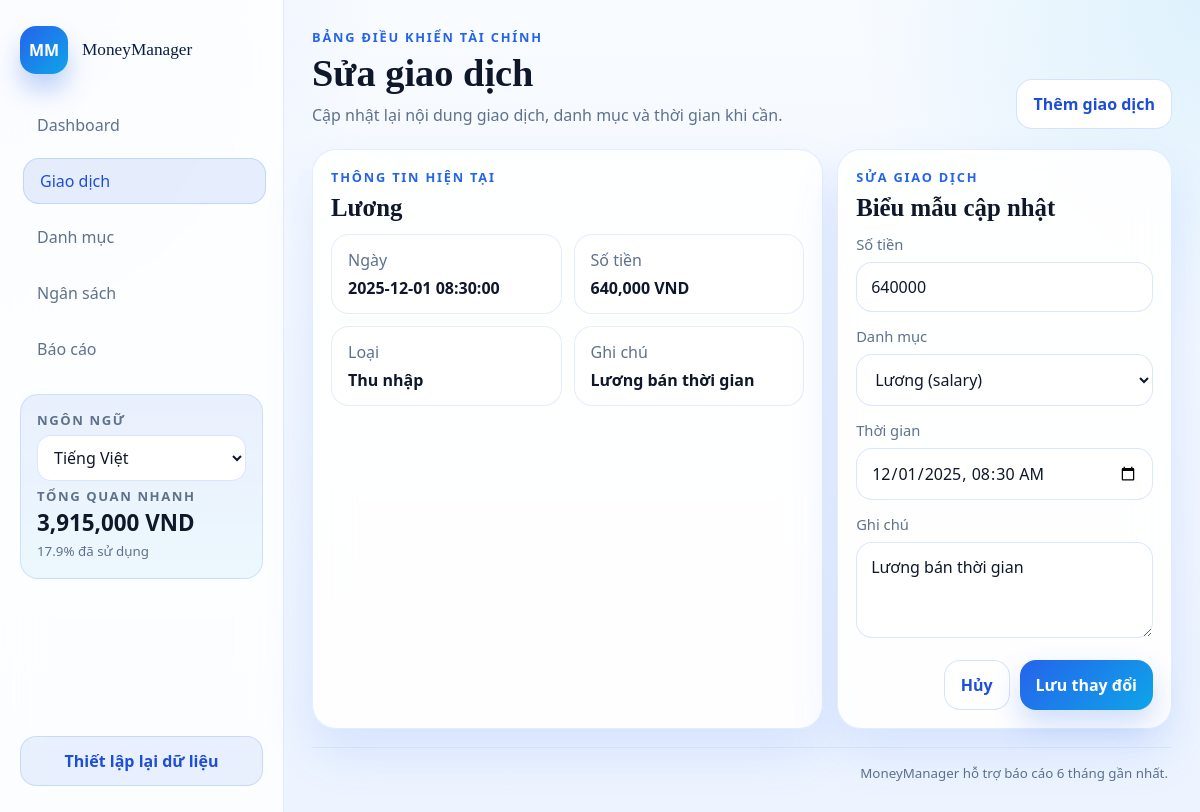
The app's page /transactions/1/edit with its own data.
### tables this page shows
CREATE TABLE categories (
            id INTEGER PRIMARY KEY AUTOINCREMENT,
            key TEXT UNIQUE NOT NULL,
            value TEXT NOT NULL,
            type INTEGER NOT NULL CHECK (type IN (0, 1)) -- 0: chi, 1: thu
        );

CREATE TABLE transactions (
        id INTEGER PRIMARY KEY AUTOINCREMENT,
        date TEXT NOT NULL,
        amount REAL NOT NULL,           -- Số dương cho thu, số âm cho chi
        category_id INTEGER NOT NULL,   -- Tham chiếu sang bảng categories
        note TEXT,
        FOREIGN KEY (category_id) REFERENCES categories (id)
        );

### app.py (the view, shortened to what this page needs)
@app.route("/transactions/<int:transaction_id>/edit", methods=["GET", "POST"])
def edit_transaction(transaction_id: int) -> str:
    transaction_row = _find_transaction(transaction_id)
    if transaction_row is None:
        flash(_flash_message("flash_transaction_not_found"), "error")
        return redirect(url_for("transactions_page"))
    categories = db_helper.get_all_categories()
    return render_template(
        "transaction_edit.html",
        **_shared_context(
            "transactions",
            t("edit_transaction_title"),
            t("edit_transaction_subtitle"),
        ),
        transaction_row=transaction_row,
        categories=categories,
    )

### app.py (called while the page is built)
def _current_language() -> str:
    language = session.get("language", "vi")
    return language if language in FILE_TRANSLATIONS else "vi"

def t(key: str) -> str:
    language = _current_language()
    return FILE_TRANSLATIONS.get(language, FILE_TRANSLATIONS.get("vi", {})).get(key, key)

@app.context_processor
def inject_language_context() -> dict[str, object]:
    return {
        "current_lang": _current_language(),
        "supported_languages": [
            {
                "code": option["code"],
                "label": t("language_vi") if option["code"] == "vi" else t("language_en"),
            }
            for option in SUPPORTED_LANGUAGES
        ],
        "t": t,
        "category_label": _category_label,
        "note_label": _note_label,
    }

def _format_money(value: float) -> str:
    return f"{value:,.0f}"

def _category_label(category_key: str, fallback: str | None = None) -> str:
    label_key = f"category_label_{category_key}"
    label = t(label_key)
    if label != label_key:
        return label
    return fallback or category_key

def _month_bounds(year: int, month: int) -> tuple[str, str]:
    start = datetime(year, month, 1, 0, 0, 0)
    end_day = calendar.monthrange(year, month)[1]
    end = datetime(year, month, end_day, 23, 59, 59)
    return start.strftime("%Y-%m-%d %H:%M:%S"), end.strftime("%Y-%m-%d %H:%M:%S")

def _find_transaction(transaction_id: int) -> dict[str, object] | None:
    return db_helper.get_transaction_by_id(transaction_id)

def _ensure_db() -> None:
    if not app.config.get("DATABASE_READY", False):
        db_helper.init_db()
        app.config["DATABASE_READY"] = True

### modulo/db_helper.py (called while the page is built)
def get_connection():
    db_dir = os.path.join(os.path.dirname(__file__), '../database')
    db_path = os.path.join(db_dir, 'finance.db')
    os.makedirs(db_dir, exist_ok=True)
    conn = sqlite3.connect(db_path)
    conn.row_factory = sqlite3.Row
    return conn

def get_all_categories():
    conn = get_connection()
    cursor = conn.cursor()
    cursor.execute('SELECT * FROM categories ORDER BY type, value')
    rows = cursor.fetchall()
    conn.close()
    return [dict(row) for row in rows]

def get_setting(key):
    conn = get_connection()
    cursor = conn.cursor()
    cursor.execute('SELECT value FROM settings WHERE key = ?', (key,))
    row = cursor.fetchone()
    conn.close()
    return row['value'] if row else None

def get_budget_limit():
    budget_str = get_setting('budget_limit')
    return float(budget_str) if budget_str else 0.0

### templates/transaction_edit.html (shortened to what this page needs)
{% extends "base.html" %}
{% block content %}
<section class="module-grid module-grid-split">
  <article class="panel panel-wide">
    <div class="panel-head">
      <div>
        <p class="panel-kicker">{{ t('current_info') }}</p>
        <h2>{{ category_label(transaction_row.category_key, transaction_row.category_name) }}</h2>
      </div>
    </div>
    <div class="edit-preview">
      <div>
        <span>{{ t('date') }}</span>
        <strong>{{ transaction_row.date }}</strong>
      </div>
      <div>
        <span>{{ t('amount') }}</span>
        <strong>{{ transaction_row.amount|abs|money }} VND</strong>
      </div>
      <div>
        <span>{{ t('type') }}</span>
        <strong>{{ t('income_type') if transaction_row.category_type == 1 else t('expense_type') }}</strong>
      </div>
      <div>
        <span>{{ t('note') }}</span>
        <strong>{{ transaction_row.note or '-' }}</strong>
      </div>
    </div>
  </article>
  <article class="panel panel-medium">
    <div class="panel-head">
      <div>
        <p class="panel-kicker">{{ t('edit_transaction') }}</p>
        <h2>{{ t('update_form') }}</h2>
      </div>
    </div>
    <form class="form-stack" action="{{ url_for('edit_transaction', transaction_id=transaction_row.id) }}" method="post">
      <label>
        <span>{{ t('amount') }}</span>
        <input type="number" name="amount" min="0" step="1000" value="{{ transaction_row.amount|abs|int }}" required>
      </label>
      <label>
        <span>{{ t('category') }}</span>
        <select name="category_id" required>
          {% for category in categories %}
            <option value="{{ category.id }}" {% if category.id == transaction_row.category_id %}selected{% endif %}>
              {{ category_label(category.key, category.value) }} ({{ category.key }})
            </option>
          {% endfor %}
        </select>
      </label>
      <label>
        <span>{{ t('time') }}</span>
        <input type="datetime-local" name="date" value="{{ transaction_row.date[:16].replace(' ', 'T') }}" required>
      </label>
      <label>
        <span>{{ t('note') }}</span>
        <textarea name="note" rows="3">{{ transaction_row.note or '' }}</textarea>
      </label>
      <div class="form-actions">
        <a class="btn btn-outline" href="{{ url_for('transactions_page') }}">{{ t('cancel') }}</a>
        <button type="submit" class="btn btn-primary">{{ t('update_changes') }}</button>
      </div>
    </form>
  </article>
</section>
{% endblock %}

### static/styles.css (style rules this page uses)
:root { --bg: #f3f8ff; --bg-soft: #eaf2ff; --surface: rgba(255, 255, 255, 0.9); --surface-strong: #ffffff; --surface-soft: #eef5ff; --border: rgba(37, 99, 235, 0.12); --border-strong: rgba(37, 99, 235, 0.18); --text: #0f172a; --muted: #5f718c; --primary: #2563eb; --primary-strong: #1d4ed8; --primary-soft: rgba(37, 99, 235, 0.1); --info: #0ea5e9; --success: #10b981; --warning: #f59e0b; --danger: #ef4444; --shadow: 0 24px 50px rgba(37, 99, 235, 0.12); }
* { box-sizing: border-box; }
html { scroll-behavior: auto; }
body { margin: 0; min-height: 100vh; font-family: system-ui, -apple-system, BlinkMacSystemFont, 'Segoe UI', sans-serif; color: var(--text); background: radial-gradient(circle at top left, rgba(37, 99, 235, 0.11), transparent 26%), radial-gradient(circle at top right, rgba(14, 165, 233, 0.11), transparent 24%), linear-gradient(180deg, #f8fbff 0%, #edf4ff 100%); }
h1, h2, h3, .brand-name, .topbar-title { font-family: ui-serif, Georgia, 'Times New Roman', serif; }
a { color: inherit; }
.eyebrow, .panel-kicker { margin: 0 0 8px; color: var(--primary); text-transform: uppercase; letter-spacing: 0.14em; font-size: 0.8rem; font-weight: 800; }
.hero-panel, .panel, .metric-card, .balance-card, .quick-link { background: var(--surface); border: 1px solid var(--border); box-shadow: var(--shadow); backdrop-filter: blur(18px); }
.module-grid { display: grid; gap: 18px; margin-top: 18px; }
.module-grid-split { grid-template-columns: minmax(0, 1.45fr) minmax(320px, 0.95fr); }
.panel { padding: 22px; border-radius: 24px; }
.panel-wide, .panel-medium { min-height: 100%; }
.panel-head { display: flex; align-items: flex-start; justify-content: space-between; gap: 16px; margin-bottom: 18px; }
.panel h2, .panel h3 { margin: 0; }
.panel h2 { font-size: 1.55rem; }
.shell-transactions .module-grid { margin-top: 12px; gap: 14px; }
.shell-transactions .panel { padding: 18px; }
.shell-transactions .panel-head { margin-bottom: 12px; }
.edit-preview { display: grid; grid-template-columns: repeat(2, minmax(0, 1fr)); gap: 12px; }
.edit-preview > div, .budget-info-card, .summary-row, .report-transaction-item { padding: 14px 16px; border-radius: 18px; background: var(--surface-strong); border: 1px solid var(--border); }
.edit-preview span, .report-transaction-item span { display: block; color: var(--muted); margin-bottom: 6px; }
.form-actions { display: flex; justify-content: flex-end; gap: 10px; margin-top: 8px; }
.form-stack { display: grid; gap: 14px; }
.form-stack label, .form-inline { display: grid; gap: 8px; }
.form-stack span, .form-inline span { color: var(--muted); font-size: 0.92rem; }
input, select, textarea { width: 100%; border: 1px solid rgba(37, 99, 235, 0.16); border-radius: 16px; background: var(--surface-strong); color: var(--text); padding: 13px 14px; font: inherit; outline: none; transition: border-color 0.18s ease, box-shadow 0.18s ease, transform 0.18s ease; }
textarea { min-height: 96px; resize: vertical; }
.btn { display: inline-flex; align-items: center; justify-content: center; gap: 8px; border: 0; border-radius: 16px; padding: 13px 16px; font: inherit; font-weight: 800; text-decoration: none; cursor: pointer; transition: transform 0.18s ease, box-shadow 0.18s ease, background 0.18s ease; }
.btn-primary { color: #fff; background: linear-gradient(135deg, var(--primary), var(--info)); box-shadow: 0 14px 30px rgba(37, 99, 235, 0.22); }
.btn-outline { color: var(--primary-strong); background: var(--surface-strong); border: 1px solid rgba(37, 99, 235, 0.18); }

### records on screen
categories: key+value "Lương", type "Thu nhập"
transactions: category_id "Lương (salary)"

### other values on screen
{{ t('dashboard') }} "Dashboard"
{{ t('transactions') }} "Giao dịch"
{{ t('categories') }} "Danh mục"
{{ t('budget') }} "Ngân sách"
{{ t('reports') }} "Báo cáo"
{{ t('language') }} "NGÔN NGỮ"
{{ t('quick_overview') }} "TỔNG QUAN NHANH"
{{ current_balance_display }} "3,915,000"
{{ budget_used|round(1) }} "17.9"
{{ t('budget_used_text') }} "đã sử dụng"
{{ t('reset_data') }} "Thiết lập lại dữ liệu"
{{ t('finance_dashboard') }} "BẢNG ĐIỀU KHIỂN TÀI CHÍNH"
{{ page_title }} "Sửa giao dịch"
{{ page_subtitle }} "Cập nhật lại nội dung giao dịch, danh mục và thời gian khi cần."
{{ t('add_transaction') }} "Thêm giao dịch"
